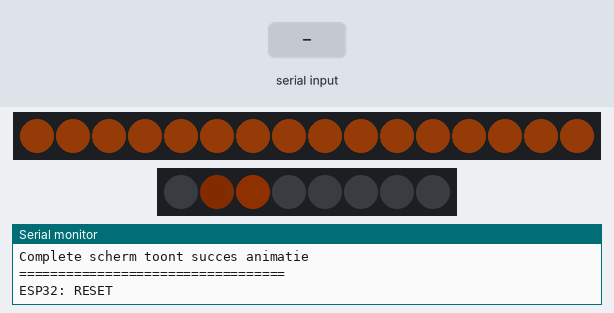
The sketch below on a simulated ESP32. Parts: 16 RGB LEDs in strip order, left to right, 8 RGB LEDs in strip order, left to right, the last lines printed to the serial monitor. The test bench sets the inputs (shaded band). Dim RGB values are drawn brighter than linear.

Above: at 1.1 s.
1.3 s: "ON\n" received over Serial
At 1.9 s:
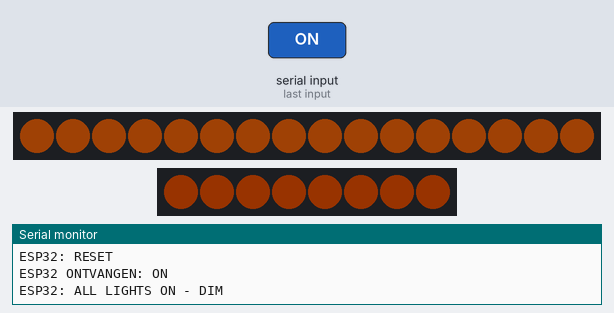
2.8 s: "TEST\n" received over Serial
At 2.89 s:
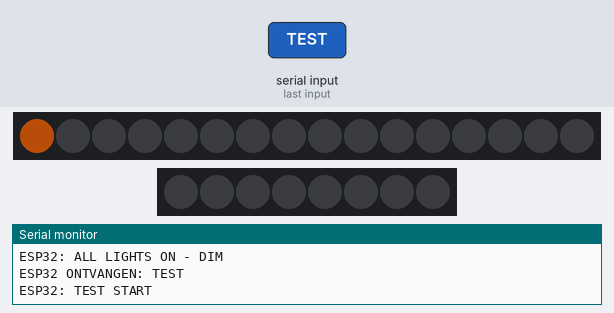
4.8 s: "OFF\n" received over Serial
7.7 s: "COMPLETE\n" received over Serial
At 7.96 s:
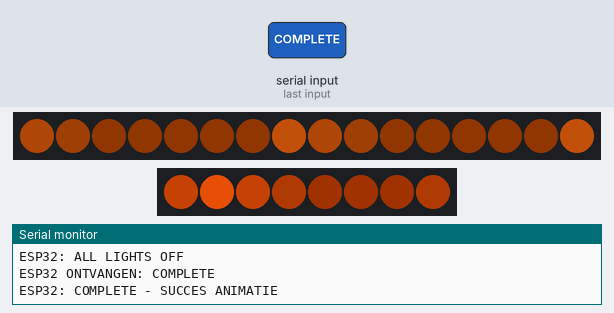
9.2 s: "RESET\n" received over Serial
At 9.82 s:
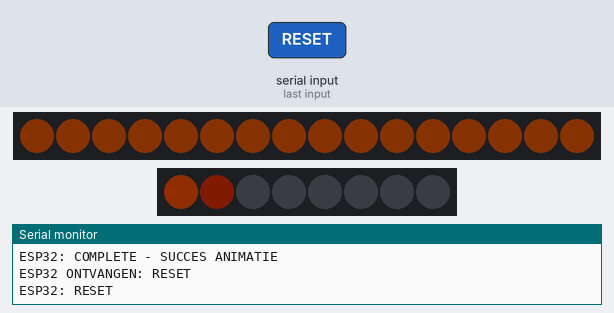
10.9 s: "IDLE\n" received over Serial
At 12.4 s:
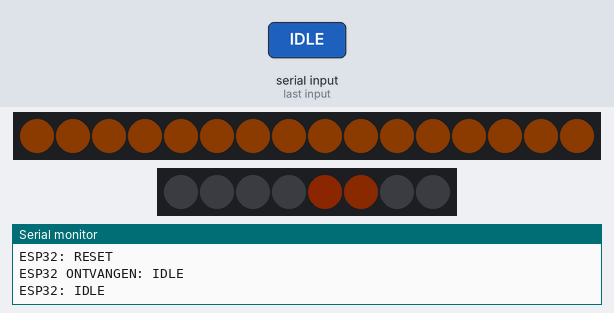
Timing chart, 0 to 14.7 s (numbered marks = the images above; inputs shaded):
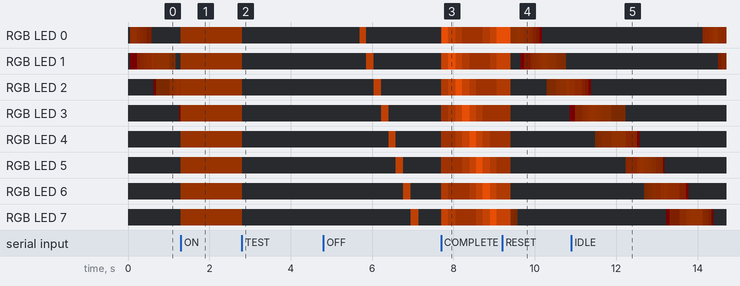

The sketch:

fossielenspoor-leds.ino
```cpp
#include <Adafruit_NeoPixel.h>
#include <math.h>

// ========================================
// FOSSIELENSPOOR ESP32 - FINALE LED VERSIE
// Scan-zone + 8 fossiel LEDs
// ========================================

// Scan-zone LED-ring
#define SCAN_LED_PIN 18
#define SCAN_LED_COUNT 16

// Fossiel-leds
#define FOSSIL_LED_PIN 19
#define FOSSIL_LED_COUNT 8

Adafruit_NeoPixel scanLeds(
  SCAN_LED_COUNT,
  SCAN_LED_PIN,
  NEO_GRB + NEO_KHZ800
);

Adafruit_NeoPixel fossilLeds(
  FOSSIL_LED_COUNT,
  FOSSIL_LED_PIN,
  NEO_GRB + NEO_KHZ800
);

// ========================================
// HELDERHEID
// ========================================

const uint8_t SCAN_IDLE_MIN = 8;
const uint8_t SCAN_IDLE_MAX = 26;
const uint8_t SCAN_SCAN_MAX = 78;

const uint8_t FOSSIL_IDLE_MAX = 22;
const uint8_t FOSSIL_FOUND_SOLID = 45;
const uint8_t FOSSIL_REVEAL_MAX = 100;

const uint8_t MANUAL_SCAN_LEVEL = 32;
const uint8_t MANUAL_FOSSIL_LEVEL = 24;

// ========================================
// TIMING
// ========================================

const unsigned long SCAN_BREATH_DURATION = 3200;
const unsigned long SCAN_PULSE_DURATION = 1050;

const unsigned long FOSSIL_IDLE_TRAVEL_DURATION = 4800;
const unsigned long FOSSIL_REVEAL_DURATION = 2200;
const unsigned long FOSSIL_REVEAL_PULSE_DURATION = 650;

const unsigned long COMPLETE_STEP_DURATION = 170;

const unsigned long TEST_STEP_DURATION = 180;
const unsigned long RENDER_INTERVAL = 20;

const float TWO_PI_VALUE = 6.28318530718f;

// ========================================
// STATUS
// ========================================

bool fossilFound[FOSSIL_LED_COUNT] = {
  false, false, false, false,
  false, false, false, false
};

enum LightMode {
  NORMAL_MODE,
  MANUAL_ON_MODE,
  OFF_MODE
};

LightMode lightMode = NORMAL_MODE;

String incomingCommand = "";

int highlightedFossil = -1;

bool scanPulseActive = false;
bool completeAnimationActive = false;
bool testAnimationActive = false;

unsigned long scanPulseStartedAt = 0;
unsigned long fossilRevealStartedAt = 0;
unsigned long completeAnimationStartedAt = 0;
unsigned long testAnimationStartedAt = 0;
unsigned long lastRenderAt = 0;

// ========================================
// KLEUREN
// ========================================

uint32_t scanGold(uint8_t brightness) {
  return scanLeds.Color(
    brightness,
    (brightness * 42) / 100,
    (brightness * 5) / 100
  );
}

uint32_t fossilGold(uint8_t brightness) {
  return fossilLeds.Color(
    brightness,
    (brightness * 34) / 100,
    (brightness * 3) / 100
  );
}

// ========================================
// HULPFUNCTIES
// ========================================

uint8_t lerpBrightness(
  uint8_t minimum,
  uint8_t maximum,
  float progress
) {
  if (progress < 0.0f) {
    progress = 0.0f;
  }

  if (progress > 1.0f) {
    progress = 1.0f;
  }

  return (uint8_t)(
    minimum + ((maximum - minimum) * progress)
  );
}

float smoothPulse(
  unsigned long currentTime,
  unsigned long duration
) {
  float progress = (float)(currentTime % duration) / duration;

  return 0.5f - (0.5f * cosf(progress * TWO_PI_VALUE));
}

int foundFossilCount() {
  int count = 0;

  for (int i = 0; i < FOSSIL_LED_COUNT; i++) {
    if (fossilFound[i]) {
      count++;
    }
  }

  return count;
}

void clearScanLeds() {
  scanLeds.clear();
  scanLeds.show();
}

void clearFossilLeds() {
  fossilLeds.clear();
  fossilLeds.show();
}

void setAllScanLeds(uint8_t brightness) {
  for (int i = 0; i < SCAN_LED_COUNT; i++) {
    scanLeds.setPixelColor(i, scanGold(brightness));
  }

  scanLeds.show();
}

void setAllFossilLeds(uint8_t brightness) {
  for (int i = 0; i < FOSSIL_LED_COUNT; i++) {
    fossilLeds.setPixelColor(i, fossilGold(brightness));
  }

  fossilLeds.show();
}

// ========================================
// SCAN-ZONE
// ========================================

void renderScanZone(unsigned long now) {
  if (lightMode == OFF_MODE) {
    scanLeds.clear();
    scanLeds.show();
    return;
  }

  if (lightMode == MANUAL_ON_MODE) {
    setAllScanLeds(MANUAL_SCAN_LEVEL);
    return;
  }

  if (completeAnimationActive) {
    return;
  }

  if (scanPulseActive) {
    unsigned long elapsed = now - scanPulseStartedAt;

    if (elapsed >= SCAN_PULSE_DURATION) {
      scanPulseActive = false;
    } else {
      float progress = (float)elapsed / SCAN_PULSE_DURATION;
      float pulse = sinf(progress * 3.14159265f);

      uint8_t brightness = lerpBrightness(
        SCAN_IDLE_MAX,
        SCAN_SCAN_MAX,
        pulse
      );

      setAllScanLeds(brightness);
      return;
    }
  }

  float breath = smoothPulse(now, SCAN_BREATH_DURATION);

  uint8_t brightness = lerpBrightness(
    SCAN_IDLE_MIN,
    SCAN_IDLE_MAX,
    breath
  );

  setAllScanLeds(brightness);
}

// ========================================
// FOSSIEL LEDS
// ========================================

void renderTravellingFossilGlow(
  unsigned long now,
  unsigned long duration,
  uint8_t maximumBrightness
) {
  float position =
    ((float)(now % duration) / duration) * FOSSIL_LED_COUNT;

  fossilLeds.clear();

  for (int i = 0; i < FOSSIL_LED_COUNT; i++) {
    float distance = fabsf((float)i - position);

    if (distance > FOSSIL_LED_COUNT / 2.0f) {
      distance = FOSSIL_LED_COUNT - distance;
    }

    float intensity = 1.0f - distance;

    if (intensity < 0.0f) {
      intensity = 0.0f;
    }

    uint8_t brightness = (uint8_t)(
      maximumBrightness * intensity
    );

    fossilLeds.setPixelColor(i, fossilGold(brightness));
  }

  fossilLeds.show();
}

void renderFoundFossilsSolid() {
  fossilLeds.clear();

  for (int i = 0; i < FOSSIL_LED_COUNT; i++) {
    if (fossilFound[i]) {
      fossilLeds.setPixelColor(
        i,
        fossilGold(FOSSIL_FOUND_SOLID)
      );
    }
  }

  fossilLeds.show();
}

void renderHighlightedFossil(unsigned long now) {
  unsigned long elapsed = now - fossilRevealStartedAt;

  if (elapsed >= FOSSIL_REVEAL_DURATION) {
    highlightedFossil = -1;
    renderFoundFossilsSolid();
    return;
  }

  float pulse = smoothPulse(
    elapsed,
    FOSSIL_REVEAL_PULSE_DURATION
  );

  uint8_t brightness = lerpBrightness(
    FOSSIL_FOUND_SOLID,
    FOSSIL_REVEAL_MAX,
    pulse
  );

  fossilLeds.clear();

  for (int i = 0; i < FOSSIL_LED_COUNT; i++) {
    if (fossilFound[i]) {
      fossilLeds.setPixelColor(
        i,
        fossilGold(FOSSIL_FOUND_SOLID)
      );
    }
  }

  if (
    highlightedFossil >= 0 &&
    highlightedFossil < FOSSIL_LED_COUNT
  ) {
    fossilLeds.setPixelColor(
      highlightedFossil,
      fossilGold(brightness)
    );
  }

  fossilLeds.show();
}

void renderCompleteAnimation(unsigned long now) {
  int step = (now - completeAnimationStartedAt) / COMPLETE_STEP_DURATION;
  int activeLed = step % FOSSIL_LED_COUNT;

  // Fossiel LEDs: duidelijke succes-loop.
  // Alles blijft aan, maar 1 LED en zijn buren worden veel feller.
  for (int i = 0; i < FOSSIL_LED_COUNT; i++) {
    uint8_t brightness = 32;

    int distance = abs(i - activeLed);

    if (distance > FOSSIL_LED_COUNT / 2) {
      distance = FOSSIL_LED_COUNT - distance;
    }

    if (distance == 0) {
      brightness = 180;
    } else if (distance == 1) {
      brightness = 95;
    } else if (distance == 2) {
      brightness = 55;
    }

    fossilLeds.setPixelColor(
      i,
      fossilGold(brightness)
    );
  }

  fossilLeds.show();

  // Scan-zone: zachte draaiende animatie tijdens diploma scherm.
  for (int i = 0; i < SCAN_LED_COUNT; i++) {
    uint8_t brightness = 16;

    if ((i + step) % 8 == 0) {
      brightness = 82;
    } else if ((i + step) % 8 == 1) {
      brightness = 52;
    } else if ((i + step) % 8 == 2) {
      brightness = 30;
    }

    scanLeds.setPixelColor(
      i,
      scanGold(brightness)
    );
  }

  scanLeds.show();
}

void renderTestAnimation(unsigned long now) {
  const int totalSteps = SCAN_LED_COUNT + FOSSIL_LED_COUNT;
  unsigned long elapsed = now - testAnimationStartedAt;
  int step = elapsed / TEST_STEP_DURATION;

  if (step >= totalSteps) {
    testAnimationActive = false;
    return;
  }

  if (step < SCAN_LED_COUNT) {
    scanLeds.clear();
    fossilLeds.clear();

    scanLeds.setPixelColor(
      step,
      scanGold(70)
    );

    scanLeds.show();
    fossilLeds.show();

    return;
  }

  int fossilIndex = step - SCAN_LED_COUNT;

  scanLeds.clear();
  fossilLeds.clear();

  fossilLeds.setPixelColor(
    fossilIndex,
    fossilGold(80)
  );

  scanLeds.show();
  fossilLeds.show();
}

void renderFossilLeds(unsigned long now) {
  if (lightMode == OFF_MODE) {
    fossilLeds.clear();
    fossilLeds.show();
    return;
  }

  if (lightMode == MANUAL_ON_MODE) {
    setAllFossilLeds(MANUAL_FOSSIL_LEVEL);
    return;
  }

  if (testAnimationActive) {
    renderTestAnimation(now);
    return;
  }

  if (completeAnimationActive) {
    renderCompleteAnimation(now);
    return;
  }

  if (highlightedFossil >= 0) {
    renderHighlightedFossil(now);
    return;
  }

  if (foundFossilCount() > 0) {
    renderFoundFossilsSolid();
    return;
  }

  renderTravellingFossilGlow(
    now,
    FOSSIL_IDLE_TRAVEL_DURATION,
    FOSSIL_IDLE_MAX
  );
}

// ========================================
// COMMANDO FUNCTIES
// ========================================

void resetEverything() {
  for (int i = 0; i < FOSSIL_LED_COUNT; i++) {
    fossilFound[i] = false;
  }

  highlightedFossil = -1;
  scanPulseActive = false;
  completeAnimationActive = false;
  testAnimationActive = false;
  lightMode = NORMAL_MODE;

  clearScanLeds();
  clearFossilLeds();

  Serial.println("ESP32: RESET");
}

void allLightsOff() {
  lightMode = OFF_MODE;

  clearScanLeds();
  clearFossilLeds();

  Serial.println("ESP32: ALL LIGHTS OFF");
}

void allLightsOn() {
  lightMode = MANUAL_ON_MODE;
  scanPulseActive = false;
  completeAnimationActive = false;
  testAnimationActive = false;
  highlightedFossil = -1;

  setAllScanLeds(MANUAL_SCAN_LEVEL);
  setAllFossilLeds(MANUAL_FOSSIL_LEVEL);

  Serial.println("ESP32: ALL LIGHTS ON - DIM");
}

void startTestLights() {
  lightMode = NORMAL_MODE;
  testAnimationActive = true;
  completeAnimationActive = false;
  highlightedFossil = -1;
  scanPulseActive = false;
  testAnimationStartedAt = millis();

  Serial.println("ESP32: TEST START");
}

void startCompleteAnimation() {
  for (int i = 0; i < FOSSIL_LED_COUNT; i++) {
    fossilFound[i] = true;
  }

  lightMode = NORMAL_MODE;
  highlightedFossil = -1;
  scanPulseActive = false;
  completeAnimationActive = true;
  testAnimationActive = false;
  completeAnimationStartedAt = millis();

  for (int i = 0; i < FOSSIL_LED_COUNT; i++) {
    fossilLeds.setPixelColor(
      i,
      fossilGold(FOSSIL_FOUND_SOLID)
    );
  }

  fossilLeds.show();

  Serial.println("ESP32: COMPLETE - SUCCES ANIMATIE");
}

void scanFossil(int fossilNumber) {
  int fossilIndex = fossilNumber - 1;

  if (
    fossilIndex < 0 ||
    fossilIndex >= FOSSIL_LED_COUNT
  ) {
    Serial.println("ESP32: ONGELDIG FOSSIEL NUMMER");
    return;
  }

  lightMode = NORMAL_MODE;

  fossilFound[fossilIndex] = true;

  highlightedFossil = fossilIndex;
  fossilRevealStartedAt = millis();

  scanPulseActive = true;
  scanPulseStartedAt = millis();

  completeAnimationActive = false;
  testAnimationActive = false;

  Serial.print("ESP32: FOSSIEL GESCAND: ");
  Serial.println(fossilNumber);
}

// ========================================
// SERIAL COMMANDS
// ========================================

void handleCommand(String command) {
  command.trim();
  command.toUpperCase();

  if (command.length() == 0) {
    return;
  }

  Serial.print("ESP32 ONTVANGEN: ");
  Serial.println(command);

  if (command == "RESET") {
    resetEverything();
    return;
  }

  if (command == "IDLE") {
    lightMode = NORMAL_MODE;
    highlightedFossil = -1;
    scanPulseActive = false;
    completeAnimationActive = false;
    testAnimationActive = false;

    Serial.println("ESP32: IDLE");
    return;
  }

  if (command == "ON") {
    allLightsOn();
    return;
  }

  if (command == "OFF") {
    allLightsOff();
    return;
  }

  if (command == "TEST") {
    startTestLights();
    return;
  }

  if (command == "COMPLETE") {
    startCompleteAnimation();
    return;
  }

  if (command.startsWith("SCAN_")) {
    String numberText = command.substring(5);
    int fossilNumber = numberText.toInt();

    scanFossil(fossilNumber);
    return;
  }

  Serial.println("ESP32: ONBEKEND COMMAND");
}

// ========================================
// SETUP
// ========================================

void setup() {
  Serial.begin(115200);

  scanLeds.begin();
  fossilLeds.begin();

  scanLeds.setBrightness(255);
  fossilLeds.setBrightness(255);

  scanLeds.clear();
  fossilLeds.clear();

  scanLeds.show();
  fossilLeds.show();

  Serial.println("");
  Serial.println("==================================");
  Serial.println("FOSSIELENSPOOR ESP32 GESTART");
  Serial.println("GPIO18 = scan zone LEDs");
  Serial.println("GPIO19 = fossiel LEDs");
  Serial.println("Fossielen blijven aan tot RESET");
  Serial.println("Complete scherm toont succes animatie");
  Serial.println("==================================");

  resetEverything();
}

// ========================================
// LOOP
// ========================================

void loop() {
  unsigned long now = millis();

  while (Serial.available()) {
    char received = Serial.read();

    if (received == '\n' || received == '\r') {
      if (incomingCommand.length() > 0) {
        handleCommand(incomingCommand);
        incomingCommand = "";
      }
    } else {
      incomingCommand += received;

      if (incomingCommand.length() > 48) {
        incomingCommand = "";
      }
    }
  }

  if (now - lastRenderAt >= RENDER_INTERVAL) {
    lastRenderAt = now;

    if (testAnimationActive) {
      renderTestAnimation(now);
    } else if (completeAnimationActive) {
      renderCompleteAnimation(now);
    } else {
      renderScanZone(now);
      renderFossilLeds(now);
    }
  }
}
```

Measured:
- after the input at 1.3 s, the LEDs: change at once (image 1)
- after the input at 2.8 s, RGB LED 0–7: RGB(24, 8, 0) → off at once; the LEDs: change at once (image 2)
- after the input at 7.7 s, the LEDs: first change at once (image 3 shows a later state)
- after the input at 9.2 s, the LEDs: first change after 0.21 s (image 4 shows a later state)
